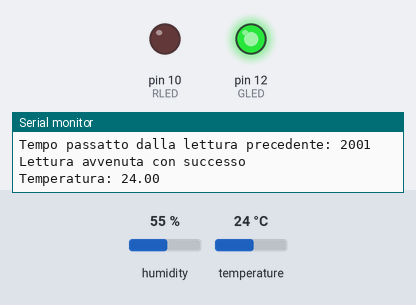
Recording of a program running on a simulated Arduino Uno, built with avr-gcc and run on an emulated ATmega328P. Parts: output pins drawn as LEDs (lit = HIGH), the last lines printed to the serial monitor. Inputs (shaded band) come from the test bench; at power-on: temperature 24 °C, humidity 55 %.

Above: at 6.8 s.
6.9 s: temperature set to 26 °C
At 10.4 s:
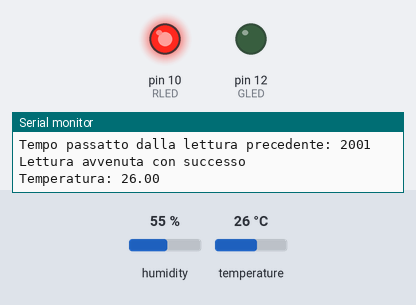
12.3 s: temperature set to 12 °C
At 14.6 s:
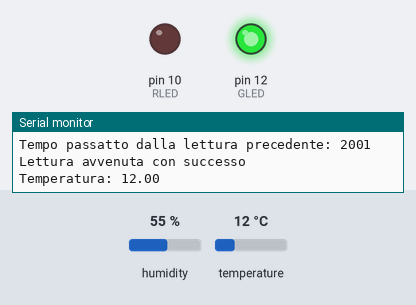
17.7 s: temperature set to 28 °C
At 18.9 s:
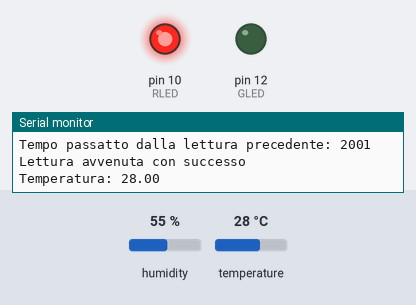
Timing chart, 0 to 20.7 s (numbered marks = the images above; inputs shaded):
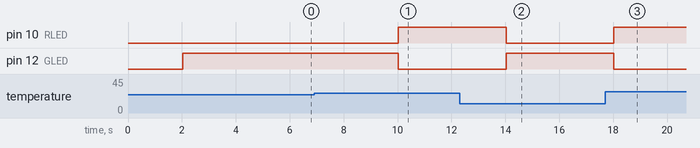

Measured:
- the behaviour switches between 24 and 25 °C on temperature (found by bisection; images 0 and 1)
- after the input at 6.9 s, pin 10 (RLED): LOW → HIGH after 3.1 s; pin 12 (GLED): HIGH → LOW after 3.1 s
- after the input at 12.3 s, pin 10 (RLED): HIGH → LOW after 1.7 s; pin 12 (GLED): LOW → HIGH after 1.7 s
- after the input at 17.7 s, pin 10 (RLED): LOW → HIGH after 0.33 s; pin 12 (GLED): HIGH → LOW after 0.33 s

The program:

main.cpp
```cpp
#include <Arduino.h>
#include "DHT.h"

//Sensore dht
#define DHTPIN 2
#define DHTTYPE DHT11

//Led
#define RLED 10
#define GLED 12

//Dichiarazione e inizializzazione variabili
unsigned long tStart = 0;
float temperature = 0.0, soglia = 0.0;
bool readSuccesfull = false;

//Costruttore per dht
DHT dht(DHTPIN, DHTTYPE);

void setup() {
  Serial.begin(115200); //Inizializzazione seriale

  //Inizializzazione led pins
  pinMode(RLED, OUTPUT);
  pinMode(GLED, OUTPUT);

  dht.begin(); //Avvio il dht

  soglia = 25.0; //Setto la soglia

  tStart = millis(); //Salvo il momento di start
}

void loop() {

  //Ogni 2 secondi leggo la temperatura e aggiorno i led
  if (millis() - tStart > 2000) {
    Serial.print("Tempo passatto dalla lettura precedente: ");
    Serial.println((millis() - tStart));

    temperature = dht.readTemperature(); //Lettura della temperatura

    //Se la temperatura non avviene con successo mi alzo il bit di errore
    if (isnan(temperature)) {
      readSuccesfull = false;
      Serial.println("Errore di lettura");
    } else {
      readSuccesfull = true;
      Serial.println("Lettura avvenuta con successo");
    }

    //Se la lettura avviene con successo aggiorno i led
    if (temperature > 0 && temperature < soglia && readSuccesfull) {
      digitalWrite(RLED, false);
      digitalWrite(GLED, true);
      Serial.print("Temperatura: ");
      Serial.println(temperature);
    } else if (temperature >= soglia && readSuccesfull) {
      digitalWrite(GLED, false);
      digitalWrite(RLED, true);
      Serial.print("Temperatura: ");
      Serial.println(temperature);
    }

    tStart += 2000; //Aggiorno il tempo
  }

}
```
